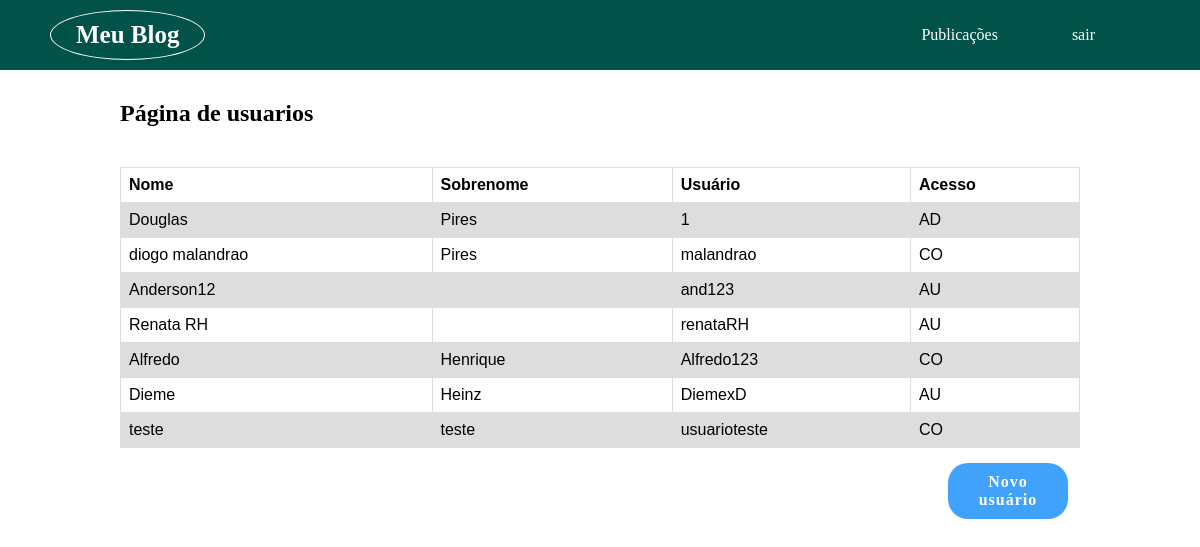
/usuarios (signed in), run on the app's committed database.
### accounts/models.py (models this page shows, shortened)
class Usuario(models.Model):
    choices = [('AD', 'Administrador'), ('AU', 'Autor'),('CO', 'Comum')]
    nome_autor = models.CharField(max_length=100)
    sobrenome = models.CharField(max_length=100, blank=True)
    usuario = models.CharField(max_length=100)
    data_nascimento = models.DateField(blank=True, null=True)
    date_create = models.DateTimeField(default=timezone.now)
    senha = models.CharField(max_length=100)
    tipo = models.CharField(max_length=30, choices=choices, default='CO')

### accounts/views.py (the view)
# urls.py: path('usuarios', views.usuarios, name='usuarios'),
def usuarios(request):
    user = Usuario.objects.all()
    usuario_id = request.session['usuario_id']
    usuario_name = request.session['usuario_name']
    usuario_tipo = request.session['usuario_tipo']
    return render(request, 'accounts/usuarios.html',{
        'user':user,
        'usuario_id':usuario_id,
        'usuario_name':usuario_name,
        'usuario_tipo':usuario_tipo,
    })

### accounts/templates/accounts/usuarios.html (shortened to what this page needs)
{% extends 'base.html' %}
{% block conteudo %}
    <div class="container_users">
        <div class="content_user">
        <h2>Página de usuarios</h2>
            <table>
                <tr>
                    <th>Nome</th>
                    <th>Sobrenome</th>
                    <th>Usuário</th>
                    <th>Acesso</th>
                </tr>
        {% for usuario in user %}
                <tr>
                    <td>{{ usuario.nome_autor }}</td>
                    <td>{{ usuario.sobrenome }}</td>
                    <td>{{ usuario.usuario }}</td>
                    <td>{{ usuario.tipo }}</td>
                </tr>
                {% endfor %}
            </table>
            <a class="button_confirm" href="{% url 'cadastro' %}">Novo usuário</a>
        </div>
    </div>
{% endblock %}

### data on the page
Usuario: nome_autor "Douglas", sobrenome "Pires", usuario "1", tipo "AD"
Usuario: nome_autor "diogo malandrao", sobrenome "Pires", usuario "malandrao", tipo "CO"
Usuario: nome_autor "Anderson12", usuario "and123", tipo "AU"
Usuario: nome_autor "Renata RH", usuario "renataRH", tipo "AU"
Usuario: nome_autor "Alfredo", sobrenome "Henrique", usuario "Alfredo123", tipo "CO"
Usuario: nome_autor "Dieme", sobrenome "Heinz", usuario "DiemexD", tipo "AU"
Usuario: nome_autor "teste", sobrenome "teste", usuario "usuarioteste", tipo "CO"
